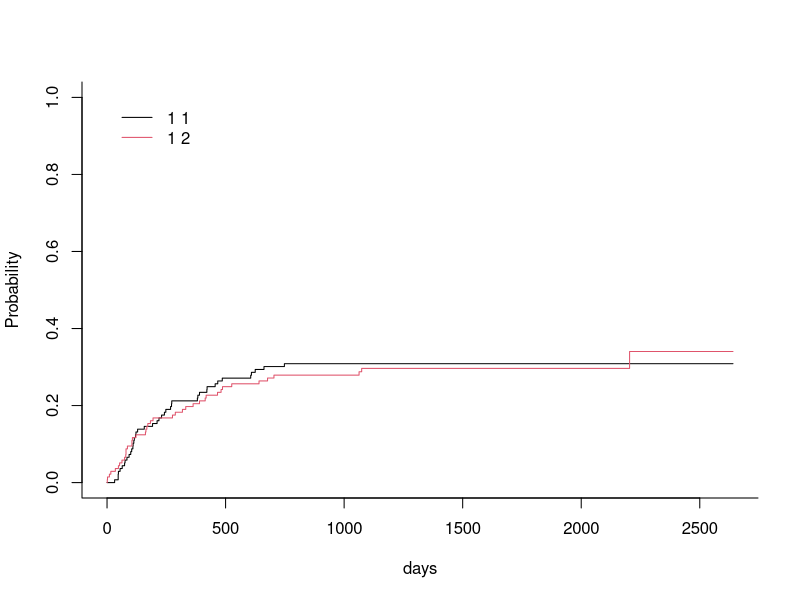
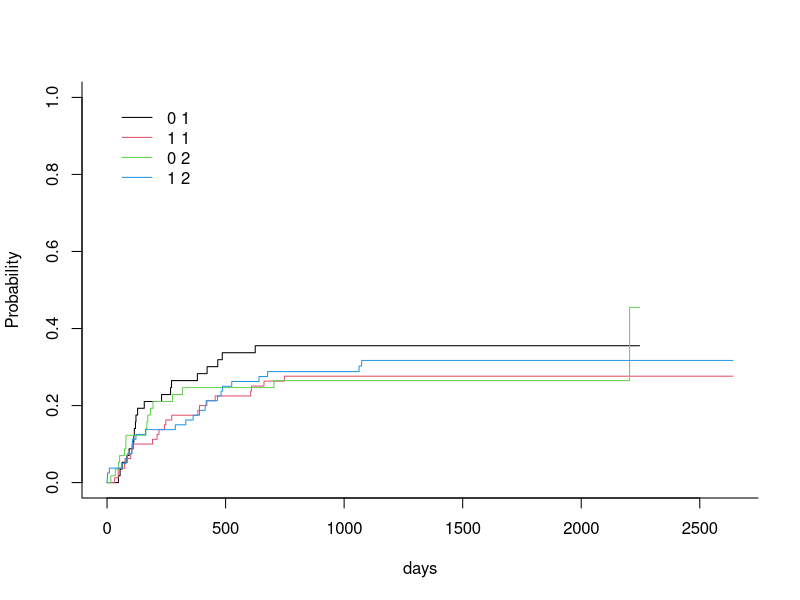

These charts were generated, in order, by the following R code:
rm(list=ls())

#install.packages("cmprsk")
library(survival)
library(cmprsk)
library(KMsurv)

data(bmt)
attach(bmt)
#?bmt

table(d1)
table(d2)
table(d3)

table(d1,d2)

d.all<-ifelse(d1==1,2,0)
d.all[d2==1]<-1

table(d.all)

#?cuminc
r<-cuminc(t2,d.all)
print(r)
plot(r,lty=1,color=1:2,xlab="days")

r<-cuminc(t2,d.all,z3)
print(r)
plot(r,lty=1,color=1:4,xlab="days")

?crr #Competing Risks Regression
